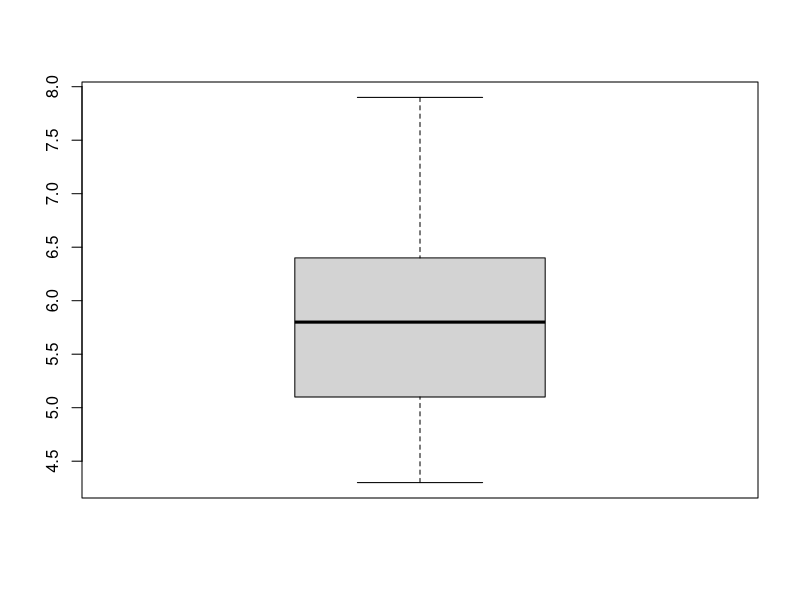
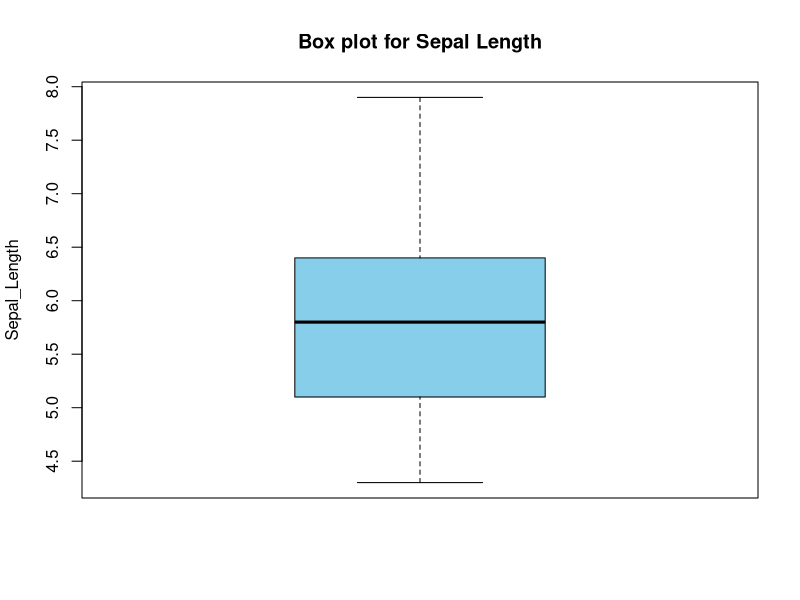
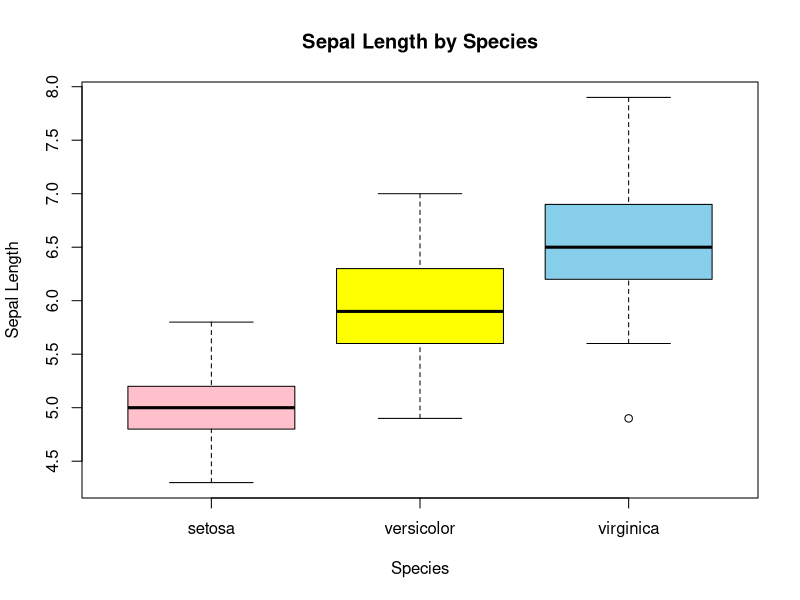
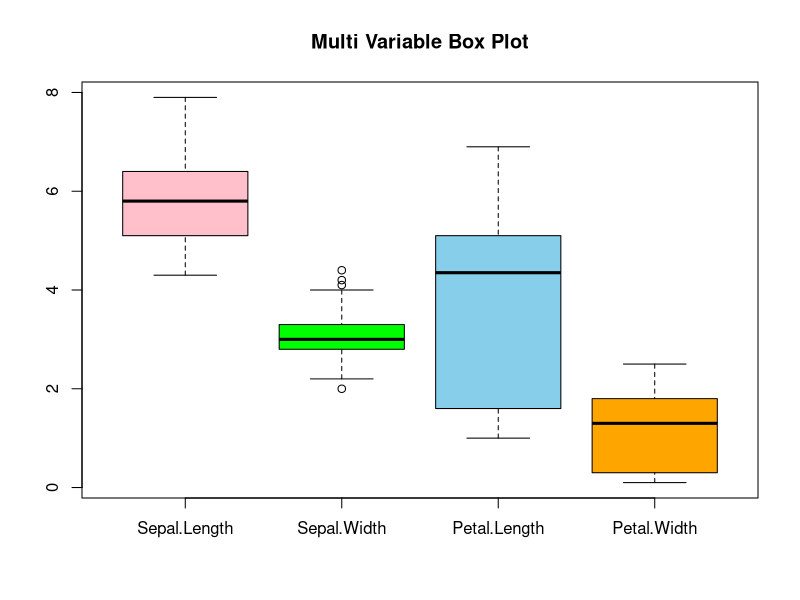
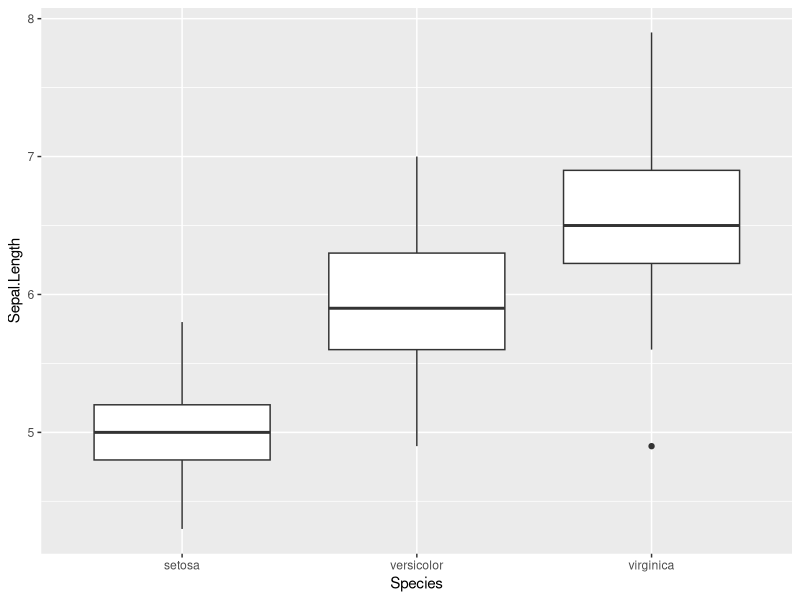
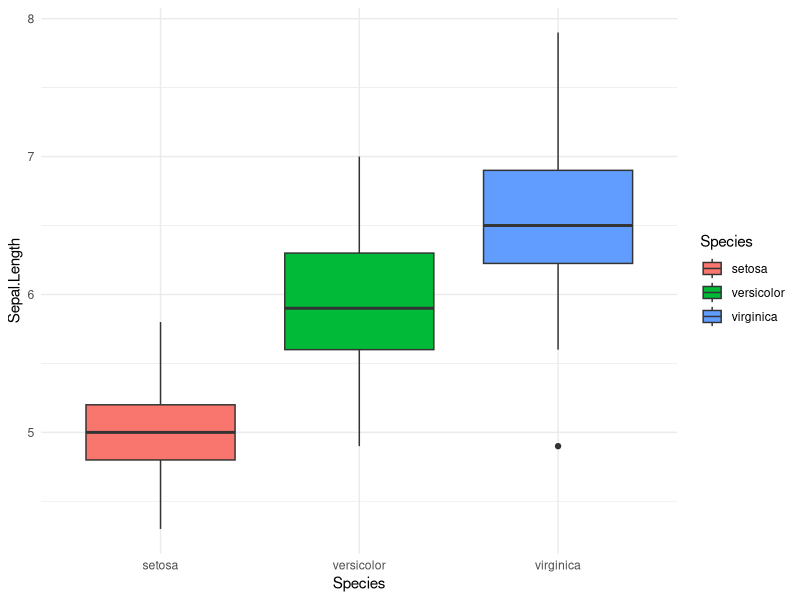
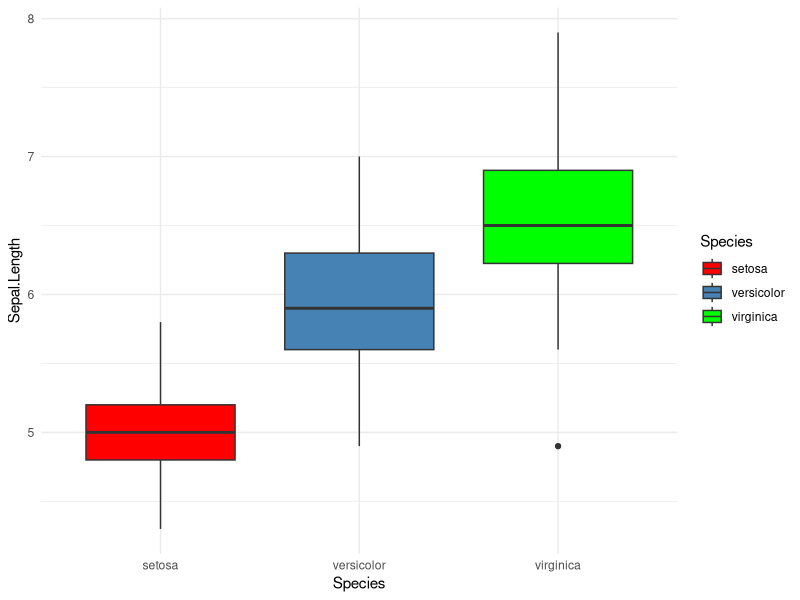

Write the R code that produced these figures, in order.
data(iris)
str(iris)
View(iris)
class(iris)
boxplot(iris$Sepal.Length)
boxplot(iris$Sepal.Length,
        main="Box plot for Sepal Length",
        ylab="Sepal_Length",
        col='skyblue')
boxplot(Sepal.Length ~ Species,
        data=iris,
        main="Sepal Length by Species",
        xlab="Species",
        ylab="Sepal Length",
        col=c('pink','yellow','skyblue'))
boxplot(iris[,1:4],
        main="Multi Variable Box Plot",
        col=c('pink','green','skyblue','orange'))
#GGPLOT2
library(ggplot2)

ggplot(iris,
       aes(x=Species, y = Sepal.Length))+
  geom_boxplot()

#Coloured box plot by species
ggplot(iris, aes(x=Species, y = Sepal.Length, fill = Species)) +
  geom_boxplot() +
  theme_minimal()

#USINF Manual Color Palettes
ggplot(iris, aes(x=Species, y = Sepal.Length, fill = Species)) +
  geom_boxplot() +
  scale_fill_manual(
    values = c(
      "setosa" = "red",
      "versicolor" = "steelblue",
      virginica = "green"
    )
  ) + 
  theme_minimal()